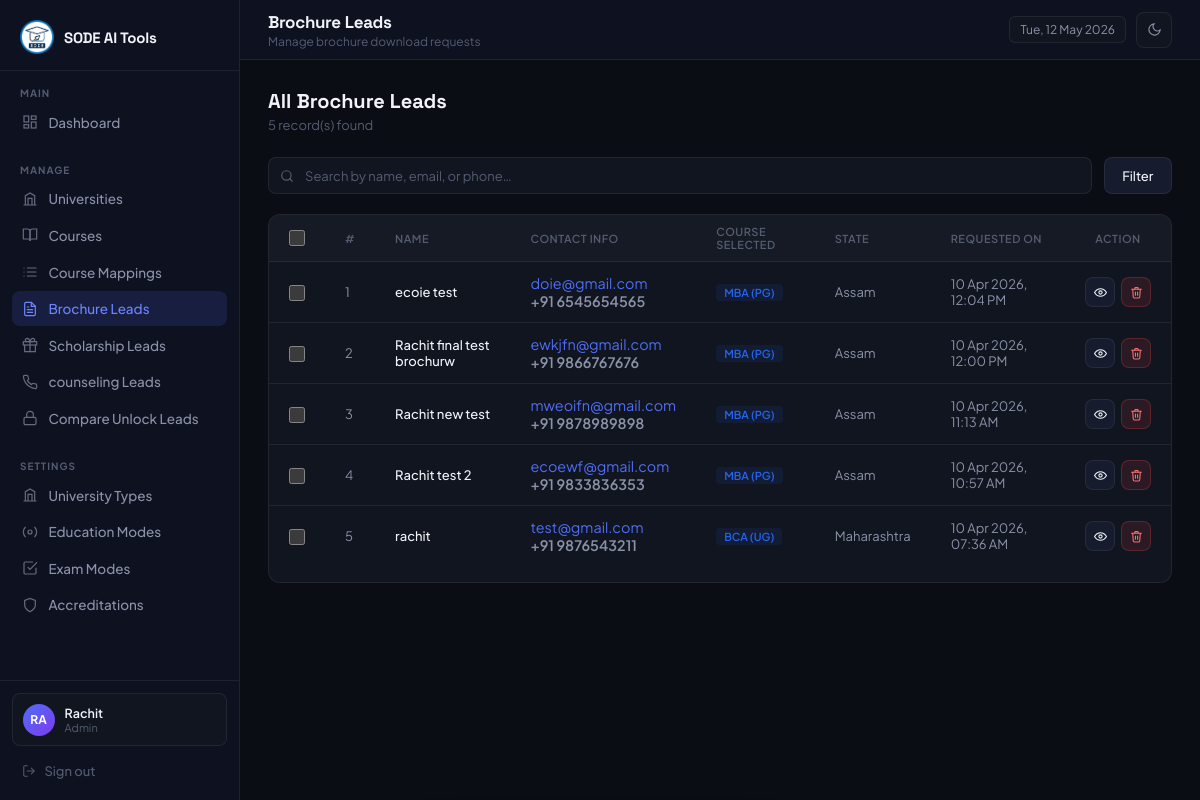
The app's page /admin/leads.php (signed in) with its own data.
### tables this page shows
CREATE TABLE `brochure_leads` (
  `id` int(11) NOT NULL,
  `name` varchar(150) NOT NULL,
  `email` varchar(150) NOT NULL,
  `country_code` varchar(10) NOT NULL DEFAULT '+91',
  `phone` varchar(50) NOT NULL,
  `course` varchar(150) NOT NULL,
  `state` varchar(100) NOT NULL,
  `page_url` varchar(255) DEFAULT NULL,
  `user_ip` varchar(45) DEFAULT NULL,
  `created_at` timestamp NOT NULL DEFAULT current_timestamp()
);

### includes/helpers.php (called while the page is built, shortened)
<?php
function e(mixed $val): string {
    return htmlspecialchars((string)$val, ENT_QUOTES, 'UTF-8');
}

### admin/leads.php (the view, shortened to what this page needs)
<?php
require_once '../includes/db.php';
require_once '../includes/helpers.php';
$search = trim($_GET['search'] ?? '');
$where = ["1 = 1"];
$params = [];
$sql = "SELECT id, name, email, country_code, phone, course, state, page_url, user_ip, created_at
        FROM brochure_leads
        WHERE " . implode(' AND ', $where) . "
        ORDER BY created_at DESC";
try {
    $stmt = $pdo->prepare($sql);
    $stmt->execute($params);
    $leads = $stmt->fetchAll(PDO::FETCH_ASSOC);
} catch (PDOException $e) {
    $leads = [];
    if($e->getCode() == '42S02') {
        $table_missing = true;
    }
}
?>
<!DOCTYPE html>
<html lang="en">
<head>
</head>
<body>
  <?php require_once __DIR__ . '/includes/sidebar.php'; ?>
  <main class="main">
    <?php require_once __DIR__ . '/includes/topbar.php'; ?>
    <div class="content">
      <div class="page-header">
        <div>
          <h3>All Brochure Leads</h3>
          <p><?= count($leads) ?> record(s) found</p>
        </div>
      </div>
      <div class="search-bar">
        <form method="GET" style="display:contents;">
          <div class="search-input-wrap" style="flex:1;">
            <input type="text" name="search" placeholder="Search by name, email, or phone…" value="<?= e($search) ?>" style="width:100%;">
          </div>
          <button type="submit" class="btn btn-secondary">Filter</button>
        </form>
      </div>
      <div class="panel">
        <div class="table-responsive">
          <table>
          <thead>
            <tr>
              <th style="width:40px;"><input type="checkbox" class="bulk-cb" id="bulkSelectAll" title="Select All"></th>
              <th style="width:50px;">#</th>
              <th>Name</th>
              <th>Contact Info</th>
              <th>Course Selected</th>
              <th>State</th>
              <th>Requested On</th>
              <th style="width:80px; text-align:center;">Action</th>
            </tr>
          </thead>
          <tbody>
            <?php if ($leads): ?>
              <?php foreach ($leads as $i => $l): ?>
                <tr>
                  <td><input type="checkbox" class="bulk-cb bulk-row-cb" value="<?= $l['id'] ?>"></td>
                  <td data-label="#"> <?= $i + 1 ?> </td>
                  <td data-label="Name">
                      <div class="cell-name"><?= e($l['name']) ?></div>
                  </td>
                  <td data-label="Contact">
                      <div style="font-size:0.9rem;">
                          <div style="color:var(--accent);"><?= e($l['email']) ?></div>
                          <div style="color:var(--text-m); font-weight:600;"><?= e($l['country_code']) ?> <?= e($l['phone']) ?></div>
                      </div>
                  </td>
                  <td data-label="Course">
                      <span class="badge" style="background:rgba(37,99,235,0.1); color:#2563eb;">
                          <?= e($l['course']) ?>
                      </span>
                  </td>
                  <td data-label="State"><?= e($l['state']) ?></td>
                  <td data-label="Requested On"><?= date('d M Y, h:i A', strtotime($l['created_at'])) ?></td>
                  <td data-label="Action">
                    <div class="action-col" style="justify-content:center;">
                      <a href="lead_view.php?id=<?= $l['id'] ?>" class="btn btn-secondary btn-sm btn-icon" title="View Details">
                        <svg width="13" height="13" viewBox="0 0 24 24" fill="none" stroke="currentColor" stroke-width="2" stroke-linecap="round"><path d="M1 12s4-7 11-7 11 7 11 7-4 7-11 7S1 12 1 12z" /><circle cx="12" cy="12" r="3" /></svg>
                      </a>
                      <form method="POST" style="display:inline;">
                        <button type="submit" class="btn btn-danger btn-sm btn-icon" title="Delete Lead" data-confirm="Delete lead from '<?= e($l['name']) ?>'? This cannot be undone.">
                          <svg width="13" height="13" viewBox="0 0 24 24" fill="none" stroke="currentColor" stroke-width="2" stroke-linecap="round"><polyline points="3 6 5 6 21 6" /><path d="M19 6l-1 14a2 2 0 0 1-2 2H8a2 2 0 0 1-2-2L5 6" /><path d="M10 11v6M14 11v6" /><path d="M9 6V4a1 1 0 0 1 1-1h4a1 1 0 0 1 1 1v2" /></svg>
                        </button>
                      </form>
                    </div>
                  </td>
                </tr>
              <?php endforeach; ?>
            <?php endif; ?>
          </tbody>
          </table>
        </div>
      </div>
    </div>
  </main>
</body>
</html>

### admin/includes/layout_head.php (style rules this page uses)
*, *::before, *::after { box-sizing: border-box; margin: 0; padding: 0; }
:root { color-scheme: dark; --bg: #0a0d14; --sidebar: #0e1120; --surface: #111520; --surface-h: #161b2e; --border: rgba(255, 255, 255, 0.07); --border-h: rgba(255, 255, 255, 0.13); --accent: #4f6ef7; --accent-h: #6b85ff; --accent-g: #7c3aed; --text: #f1f3f9; --text-m: #8b92a8; --text-s: #545c72; --success: #22c55e; --warning: #f59e0b; --danger: #ef4444; --radius: 12px; --radius-sm: 8px; --sidebar-w: 240px; }
body { font-family: 'Plus Jakarta Sans', sans-serif; background: var(--bg); color: var(--text); display: flex; min-height: 100vh; font-size: 14px; transition: background 0.2s, color 0.2s; overflow-x: hidden; }
.main { margin-left: var(--sidebar-w); flex: 1; display: flex; flex-direction: column; min-height: 100vh; min-width: 0; }
.content { padding: 1.75rem; flex: 1; min-width: 0; max-width: 100%; overflow-x: hidden; }
.panel { background: var(--surface); border: 1px solid var(--border); border-radius: var(--radius); overflow: hidden; }
table { width: 100%; border-collapse: collapse; }
table th { padding: 0.625rem 1.25rem; font-size: 11px; font-weight: 600; letter-spacing: 0.5px; text-transform: uppercase; color: var(--text-s); text-align: left; border-bottom: 1px solid var(--border); background: rgba(255, 255, 255, 0.02); }
table td { padding: 0.75rem 1.25rem; font-size: 13px; border-bottom: 1px solid var(--border); color: var(--text-m); }
table tr:last-child td { border-bottom: none; }
table td .cell-name { color: var(--text); font-weight: 500; }
.table-responsive, .table-scroll { width: 100%; margin-bottom: 1rem; border-radius: var(--radius-sm); }
.table-responsive table, .table-scroll table { min-width: 100%; }
.table-responsive table th, .table-scroll table th, .table-responsive table td, .table-scroll table td { white-space: normal; }
.badge { display: inline-block; padding: 2px 8px; border-radius: 4px; font-size: 11px; font-weight: 600; }
.btn { display: inline-flex; align-items: center; gap: 7px; padding: 0.6rem 1.1rem; border-radius: var(--radius-sm); font-size: 13px; font-weight: 500; font-family: inherit; cursor: pointer; transition: opacity 0.2s, transform 0.15s, background 0.15s; text-decoration: none; border: 1px solid transparent; }
.btn-secondary { background: var(--surface-h); color: var(--text); border-color: var(--border); }
.btn-danger { background: rgba(239, 68, 68, 0.12); color: #f87171; border-color: rgba(239, 68, 68, 0.25); }
.btn-sm { padding: 0.35rem 0.7rem; font-size: 12px; }
.btn-icon { padding: 0.4rem; width: 30px; height: 30px; justify-content: center; }
.page-header { display: flex; align-items: center; justify-content: space-between; margin-bottom: 1.5rem; }
.page-header h3 { font-family: 'Space Grotesk', sans-serif; font-size: 20px; font-weight: 700; }
.page-header p { font-size: 13px; color: var(--text-s); margin-top: 3px; }
.search-bar { display: flex; gap: 0.75rem; margin-bottom: 1.25rem; flex-wrap: wrap; align-items: center; }
.search-input-wrap { position: relative; flex: 1; min-width: 200px; }
.search-input-wrap input { width: 100%; padding: 0.6rem 0.875rem 0.6rem 2.25rem; background: var(--surface); border: 1px solid var(--border); border-radius: var(--radius-sm); font-size: 13px; font-family: inherit; color: var(--text); outline: none; transition: border-color 0.2s; }
.search-input-wrap input::placeholder { color: var(--text-s); }
.action-col { display: flex; gap: 6px; align-items: center; }
.bulk-cb { width: 16px; height: 16px; accent-color: var(--accent); cursor: pointer; vertical-align: middle; }

### records on screen
brochure_leads: name "ecoie test", email "doie@gmail.com", country_code "+91", phone "6545654565", course "MBA (PG)", state "Assam", created_at "10 Apr 2026, 12:04 PM"
brochure_leads: name "Rachit final test brochurw", email "ewkjfn@gmail.com", country_code "+91", phone "9866767676", course "MBA (PG)", state "Assam", created_at "10 Apr 2026, 12:00 PM"
brochure_leads: name "Rachit new test", email "mweoifn@gmail.com", country_code "+91", phone "9878989898", course "MBA (PG)", state "Assam", created_at "10 Apr 2026, 11:13 AM"
brochure_leads: name "Rachit test 2", email "ecoewf@gmail.com", country_code "+91", phone "9833836353", course "MBA (PG)", state "Assam", created_at "10 Apr 2026, 10:57 AM"
brochure_leads: name "rachit", email "test@gmail.com", country_code "+91", phone "9876543211", course "BCA (UG)", state "Maharashtra", created_at "10 Apr 2026, 07:36 AM"

### other values on screen
substr($_SESSION['admin_name'], 0, 2) "RA"
$_SESSION['admin_name'] "Rachit"
$_SESSION['admin_role'] "Admin"
$page_title "Brochure Leads"
$page_subtitle "Manage brochure download requests"
count($leads) "5"
